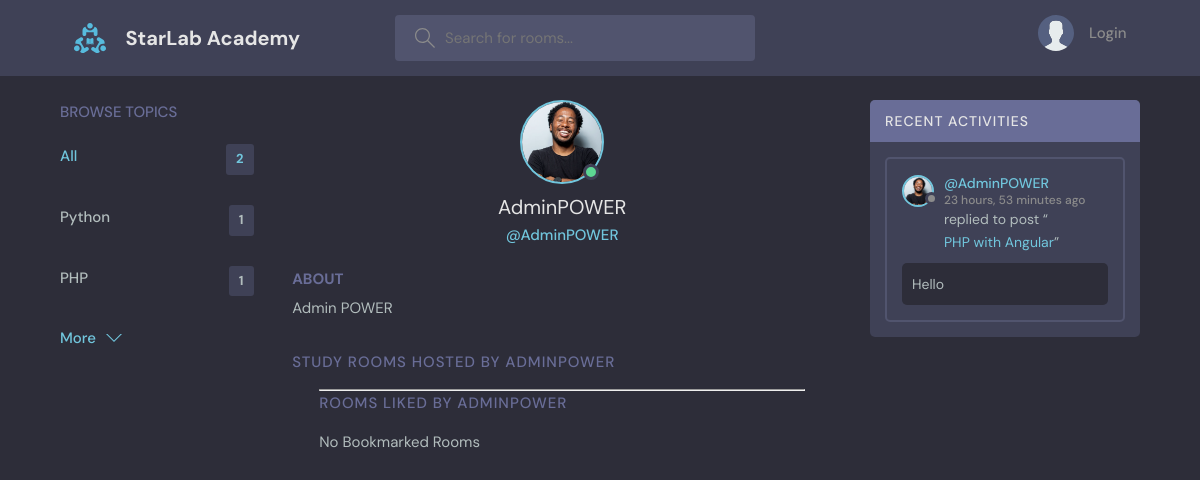
Page /profile4/ on the earlier database version.
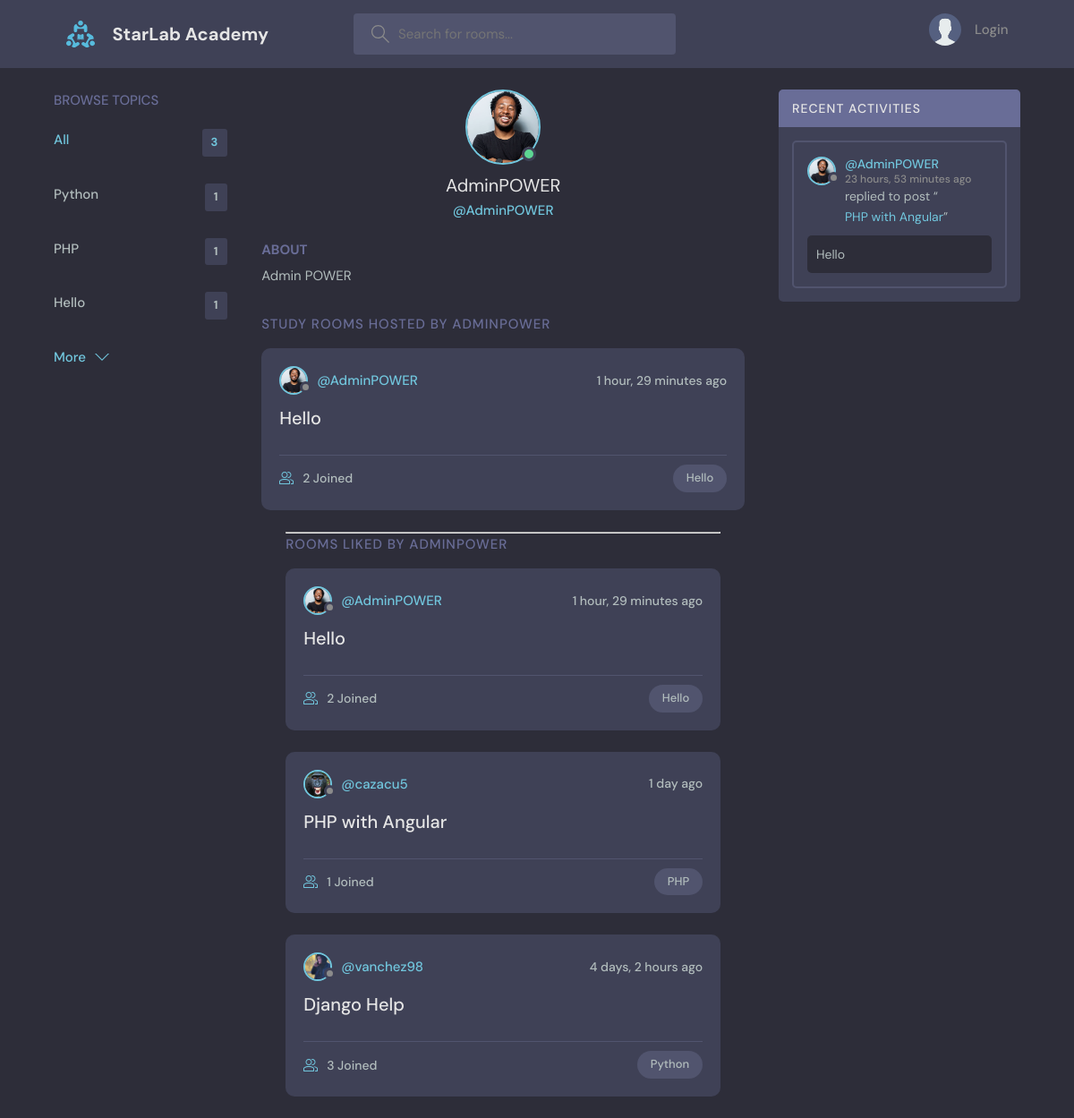
Same page on the later database version.
### base/models.py (models this page shows, shortened)
class Topic(models.Model):
    name = models.CharField(max_length=200)

class User(AbstractUser):
    name = models.CharField(max_length=200, null=True)
    email = models.EmailField(unique=True, null=True)
    bio = models.TextField(null=True)
    avatar = models.ImageField(null=True, default="avatar.svg")
    USERNAME_FIELD = 'email'
    REQUIRED_FIELDS = []

class Message(models.Model):
    user = models.ForeignKey(User, on_delete=models.CASCADE)
    room = models.ForeignKey(Room, on_delete=models.CASCADE)
    body = models.TextField()
    updated = models.DateTimeField(auto_now=True)
    created = models.DateTimeField(auto_now_add=True)
    class Meta:
        ordering = ['-updated', '-created']

class Room(models.Model):
    host = models.ForeignKey(User, on_delete=models.SET_NULL, null=True)
    topic = models.ForeignKey(Topic, on_delete=models.SET_NULL, null=True)
    name = models.CharField(max_length=200)
    description = models.TextField(null=True, blank=True)
    participants = models.ManyToManyField(
        User, related_name='participants', blank=True)
    favourite = models.ManyToManyField(User, related_name="fav_rooms", blank=True)
    updated = models.DateTimeField(auto_now=True)
    created = models.DateTimeField(auto_now_add=True)
    class Meta:
        ordering = ['-updated', '-created']
    def __str__(self):
        return self.name

### base/views.py (the view)
# urls.py: path('profile<str:pk>/', views.userProfile, name="user-profile"),
def userProfile(request, pk):
    user = User.objects.get(id=pk)
    rooms = user.room_set.all()
    room_messages = user.message_set.all()
    topics = Topic.objects.all()
    context = {'user': user, 'rooms': rooms,
               'room_messages': room_messages, 'topics': topics}
    return render(request, 'base/profile.html', context)

### base/templates/base/profile.html (shortened to what this page needs)
{% extends 'main.html' %}
{% block content %}
  <main class="profile-page layout layout--3">
    <div class="container">
      {% include 'base/topic_component.html'%}
      <div class="roomList">
        <div class="profile">
          <div class="profile__avatar">
            <div class="avatar avatar--large active">
              <img src="{{user.avatar.url}}" />
            </div>
          </div>
          <div class="profile__info">
            <h3>{{user.username}}</h3>
            <p>@{{user.username}}</p>
          </div>
          <div class="profile__about">
            <h3>About</h3>
            <p>
              {{user.bio}}
            </p>
          </div>
        </div>
        <div class="roomList__header">
          <div>
            <h2>Study Rooms Hosted by {{user.username}}</h2>
          </div>
        </div>
        {% include 'base/feed_component.html'%}
        <div class="container">
          <hr>
          <div class="roomList__header">
          <div>
            <h2>Rooms Liked by {{user.username}}</h2>
          </div>
        </div>
          {% for room in user.fav_rooms.all %}
              {% include 'base/favourite_list.html'%}
          {% empty %}
              <td >No Bookmarked Rooms</td>
          {% endfor %}
        </div>
      </div>
      {% include 'base/activity_component.html'%}
    </div>
  </main>
{% endblock content %}

### templates/main.html (shortened to what this page needs)
<!DOCTYPE html>
{% load static %}
<html lang="en">
  <head>
    <link rel="stylesheet" href="{% static 'styles/style.css' %}" />
  </head>
  <body>
    {% include 'navbar.html' %}
     {% block content %}
    {% endblock %}
  </body>
</html>

### templates/navbar.html (shortened to what this page needs)
{% load static %}
<header class="header header--loggedIn">
      <div class="container">
        <a href="{% url 'home' %}" class="header__logo">
          <img src="{% static 'images/logo.svg' %}" />
          <h1>StarLab Academy</h1>
        </a>
        <form class="header__search" method="GET" action="{% url 'home' %}">
          <label>
            <input name="q" placeholder="Search for rooms..." />
          </label>
        </form>
        <nav class="header__menu">
          {% if request.user.is_authenticated %}
          <div class="header__user">
            <a href="{% url 'user-profile' user.id %}">
              <div class="avatar avatar--medium active">
                <img src="{{request.user.avatar.url}}" />
              </div>
              <p>{{request.user.username}}<span>@{{request.user.username}}</span></p>
            </a>
            <button class="dropdown-button">
              <svg version="1.1" xmlns="http://www.w3.org/2000/svg" width="32" height="32" viewBox="0 0 32 32">
                <title>chevron-down</title>
                <path d="M16 21l-13-13h-3l16 16 16-16h-3l-13 13z"></path>
              </svg>
            </button>
          </div>
          {% else %}
            <a href="{% url 'login' %}">
            <img src="{% static 'images/avatar.svg' %}" />
            <p>Login</p>
          </a>
          {% endif %}
        </nav>
      </div>
    </header>

### base/templates/base/topic_component.html
<div class="topics">
  <div class="topics__header">
    <h2>Browse Topics</h2>
  </div>
  <ul class="topics__list">
    <li>
      <a href="{% url 'home' %}" class="active">All <span>{{topics.count}}</span></a>
    </li>
      {% for topic in topics %}
    <li>
      <a href="{% url 'home' %}?q={{topic.name}}">{{topic.name}} <span>{{topic.room_set.all.count}}</span></a>
    </li>
      {% endfor %}
  </ul>
  <a class="btn btn--link" href="{% url 'topics' %}">
    More
    <svg version="1.1" xmlns="http://www.w3.org/2000/svg" width="32" height="32" viewBox="0 0 32 32">
      <title>chevron-down</title>
      <path d="M16 21l-13-13h-3l16 16 16-16h-3l-13 13z"></path>
    </svg>
  </a>
</div>

### base/templates/base/feed_component.html (shortened to what this page needs)
{% for room in rooms %}
<div class="roomListRoom">
    <div class="roomListRoom__header">
        <a href="{% url 'user-profile' room.host.id %}" class="roomListRoom__author">
            <div class="avatar avatar--small">
                <img src="{{room.host.avatar.url}}" />
            </div>
            <span>@{{room.host.username}}</span>
        </a>
        <div class="roomListRoom__actions">
            <span>{{room.created|timesince}} ago</span>
        </div>
    </div>
    <div class="roomListRoom__content">
        <a href="{% url 'room' room.id %}">{{room.name}}</a>
    </div>
    <div class="roomListRoom__meta">
        <a href="{% url 'room' room.id %}" class="roomListRoom__joined">
            {{room.participants.all.count}} Joined
        </a>
        <p class="roomListRoom__topic">{{room.topic.name}}</p>
    </div>
</div>
{% endfor %}

### base/templates/base/favourite_list.html (shortened to what this page needs)
{% load static %}
<div class="roomListRoom">
    <div class="roomListRoom__header">
        <a href="{% url 'user-profile' room.host.id %}" class="roomListRoom__author">
            <div class="avatar avatar--small">
                <img src="{{room.host.avatar.url}}" />
            </div>
            <span>@{{room.host.username}}</span>
        </a>
        <div class="roomListRoom__actions">
            <span>{{room.created|timesince}} ago</span>
        </div>
    </div>
    <div class="roomListRoom__content">
        <a href="{% url 'room' room.id %}">{{room.name}}</a>
    </div>
    <div class="roomListRoom__meta">
        <a href="{% url 'room' room.id %}" class="roomListRoom__joined">
            {{room.participants.all.count}} Joined
        </a>
        <p class="roomListRoom__topic">{{room.topic.name}}</p>
    </div>
</div>

### base/templates/base/activity_component.html (shortened to what this page needs)
<div class="activities">
    <div class="activities__header">
        <h2>Recent Activities</h2>
    </div>
    {% for message in room_messages %}
    <div class="activities__box">
        <div class="activities__boxHeader roomListRoom__header">
            <a href="{% url 'user-profile' message.user.id %}" class="roomListRoom__author">
                <div class="avatar avatar--small">
                    <img src="{{message.user.avatar.url}}" />
                </div>
                <p>
                    @{{message.user.username}}
                    <span>{{message.created|timesince}} ago</span>
                </p>
            </a>
        </div>
        <div class="activities__boxContent">
            <p>replied to post “<a href="{% url 'room' message.room.id %}">{{message.room}}</a>”</p>
            <div class="activities__boxRoomContent">{{message.body}}</div>
        </div>
    </div>
    {% endfor %}
</div>

Differences in the rows shown:
added Topic: name "Hello", room_set.all.count "1"
added Room: host.avatar (picture), host.username "AdminPOWER", created "1 hour, 29 minutes", name "Hello", participants.all.count "2", topic.name "Hello"
now on this page (row edited): Room: host.avatar (placeholder picture), host.username "cazacu5", created "1 day", name "PHP with Angular", participants.all.count "1", topic.name "PHP", shown under "ROOMS LIKED BY ADMINPOWER"
now on this page (row edited): Room: host.avatar (picture), host.username "vanchez98", created "4 days, 2 hours", name "Django Help", participants.all.count "3", topic.name "Python", shown under "ROOMS LIKED BY ADMINPOWER"
Other differences:
{{ topics.count }}: "2" → "3"
text no longer shown: "No Bookmarked Rooms"
